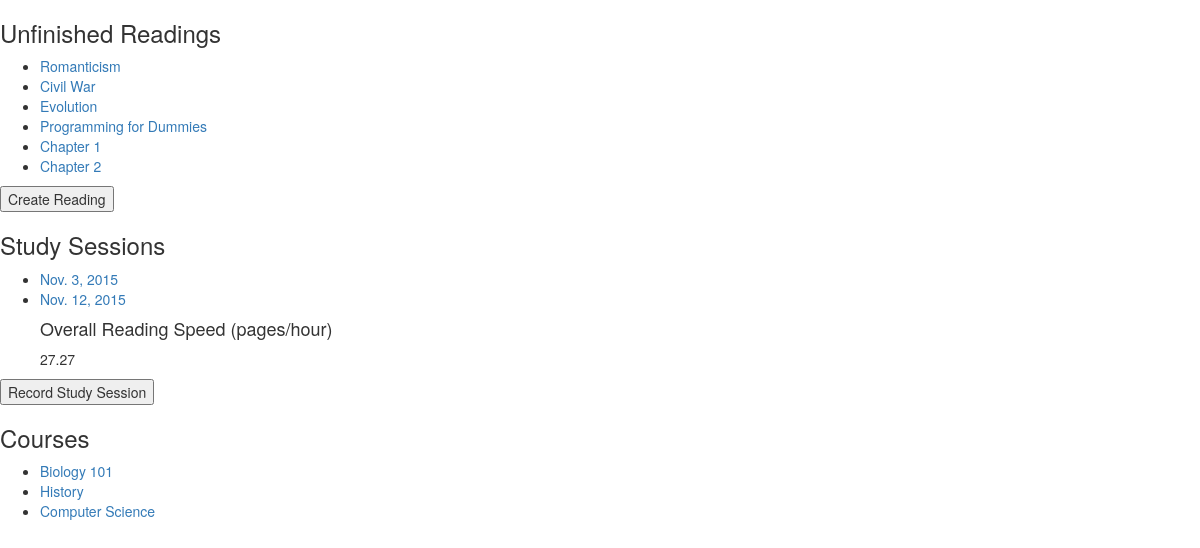
The app's page /, older data.
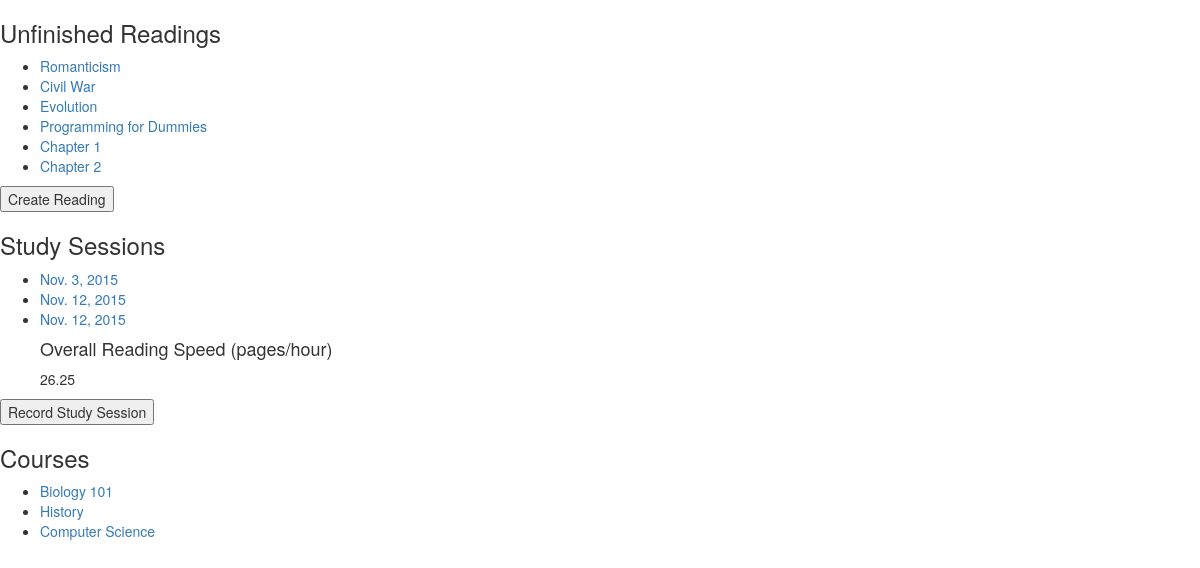
The same page, newer data.
### inventory/models.py (models this page shows, shortened)
class Item(models.Model):
	title = models.CharField(max_length=200)
	startPage = models.IntegerField()
	endPage = models.IntegerField()
	course = models.CharField(max_length=200)
	dueDate = models.DateField()

class StudySessions(models.Model):
	date = models.DateField()
	startPage = models.IntegerField()
	endPage = models.IntegerField()
	timeSpent = models.IntegerField()
	reading = models.ForeignKey(Item)

class Course(models.Model):
	title = models.CharField(max_length=200)

### inventory/views.py (the view)
# urls.py: url(r'^$', views.index, name='index'),
def index(request):
	items = Item.objects.all()
	studySessions = StudySessions.objects.all()
	course = Course.objects.all()
	totalMinSpent = 0
	totalPgRead = 0
	for oneSession in studySessions:
		totalPgRead = totalPgRead+oneSession.endPage-oneSession.startPage
		totalMinSpent = totalMinSpent+oneSession.timeSpent
	readingSpeed = round(float(totalPgRead)/float(totalMinSpent)*60, 2)
	return render(request, 'inventory/index.html', {
		'items': items,
		'studySessions': studySessions,
		'course': course,
		'readingSpeed': readingSpeed,
	})

### firstdjango/templates/inventory/index.html
{% extends "base.html" %}
{% block content %}
	<h3>Unfinished Readings</h3>
	<ul>
		{% for item in items %}
			<li>
				<a href="{% url 'item_detail' item.id %}">
					{{ item.title|capfirst }}
				</a>
			</li>
		{% endfor %}
	</ul>
        <form id="reading_form" method="get" action="/add_reading/">
		<input type="submit" name="submit" value="Create Reading" />
          </form>
	<h3>Study Sessions</h3>
	<ul>
		{% for studySession in studySessions %}
			<li>
				<a href="{% url 'studySession_detail' studySession.id %}">
					{{ studySession.date }}
				</a>
			</li>
		{% endfor %}
	<h4> Overall Reading Speed (pages/hour) </h4>
		{{ readingSpeed }}
	</ul>
	  <form id="session_form" method="get" action="/add_session/">
	<input type="submit" name="submit" value="Record Study Session" />
          </form>
	<h3>Courses</h3>
	<ul>
		{% for course in course %}
			<li>
				<a href="{% url 'course_detail' course.id %}">
					{{ course.title|capfirst }}
				</a>
			</li>
		{% endfor %}
	</ul>
{% endblock %}

Row changes from the older to the newer data that the page shows:
added StudySessions: date "Nov. 12, 2015"
Text that changed along with them:
{{ readingSpeed }}: "27.27" → "26.25"
